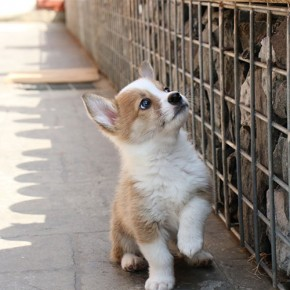
#> input picture CHAPTER09/images/dft_240.jpg, 290 x 290 px
$ python 04.2d_dft.py
#> lines starting #> are read from the running program, lines starting #| are printed output that depends on the picture
### Common/dft2d.py
import numpy as np, math, cv2

def exp(knN):
    th = -2 * math.pi * knN
    return complex(math.cos(th), math.sin(th))

def dft(g):
    N = len(g)
    dst = [sum(g[n] * exp(k*n/N) for n in range(N)) for k in range(N)]
    return np.array(dst)

# [23 lines left out: functions idft, calc_spectrum, fftshift, not called in this run]

### CHAPTER09/04.2d_dft.py
import numpy as np, time, cv2
from Common.dft2d import dft, idft, calc_spectrum, fftshift

def dft2(image):
    tmp = [dft(row) for row in image]
    dst = [dft(row) for row in np.transpose(tmp)]
    return np.transpose(dst)

def idft2(image):
    tmp = [idft(row) for row in image]
    dst = [idft(row) for row in np.transpose(tmp)]
    return np.transpose(dst)

def ck_time(mode=0):
    global stime
    if mode==0:
        stime = time.perf_counter()
    elif mode==1:
        etime = time.perf_counter()
        print("수행시간 = %.5f sec" % (etime - stime))

image = cv2.imread("images/dft_240.jpg", cv2.IMREAD_GRAYSCALE)
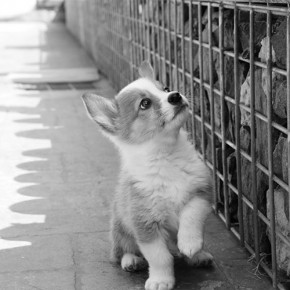
#> image: shape (290, 290); min 0, max 255, mean 136.5
if image is None: raise Exception("영상파일 읽기 에러")

ck_time(0)
dft = dft2(image)
#> (the run stopped early here; a loop or call above may not have finished)
